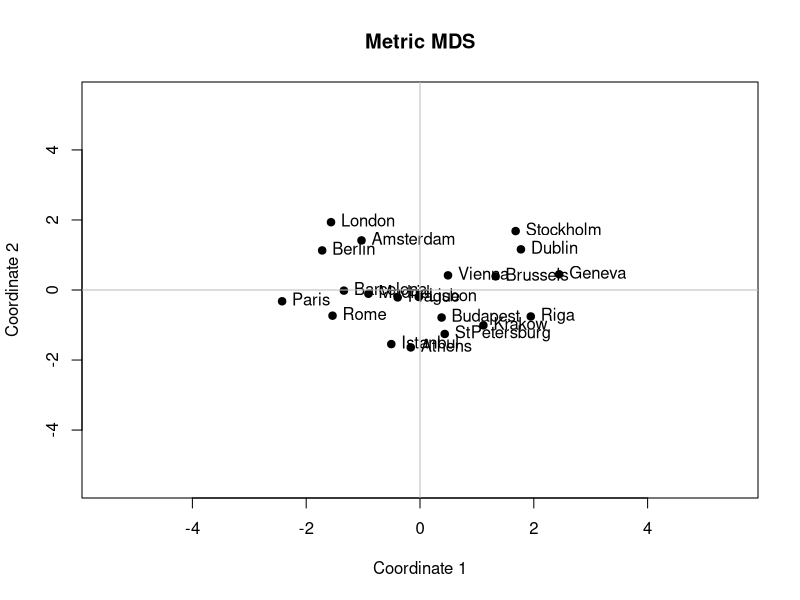
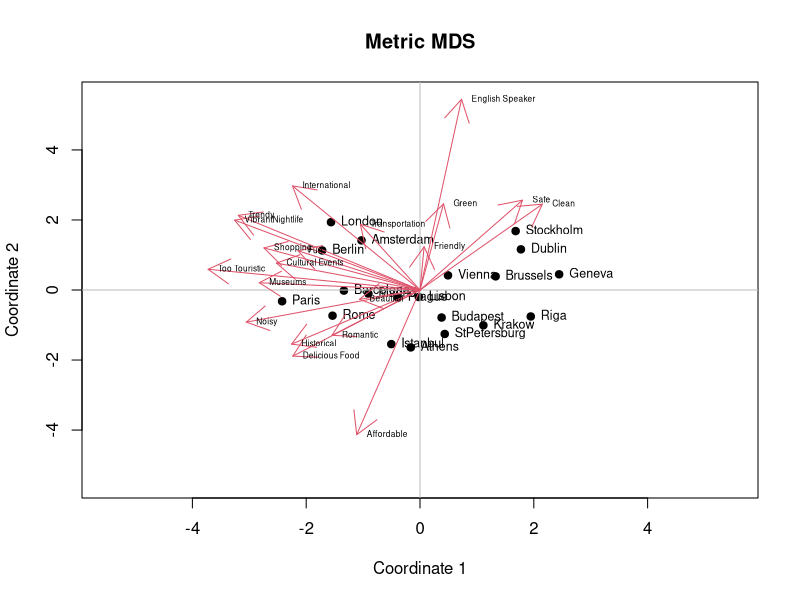

Here is the R script that generated these plots, in order: (Note: this script raises an error after producing the figures.)
getwd()
setwd("~/Caci17")
data <- read.csv("QuestionaireData_CityTrips.csv")
head(data)
install.packages("R.utils")
install.packages("corrplot")
install.packages("GPArotation")
library(dplyr)
library(R.utils)
library(MASS)
library(psych)
library(corrplot)
library(GPArotation)

cities = c("Prague","Geneva","Paris","Stockholm","Brussels","London","Amsterdam",
           "Athens","Riga","Budapest","Dublin","Lisbon","Istanbul","Vienna","Rome","Barcelona",
           "Madrid","Berlin","Krakow","StPetersburg")
data_att <- data %>% dplyr:: select(Sample, ID, contains("Att"))
data_att

data_att$Sample <- as.factor(data_att$Sample)

prag <- data_att[data_att$Sample %in% c("1", "4", "5"), ]
prag <- prag %>% dplyr:: select(contains("Prague"))
prag <- cbind(City = "Prague", prag)
head(prag)

geneva <- data_att[data_att$Sample %in% c("1", "2", "3"), ]
geneva <- geneva %>% dplyr:: select(contains("Geneva"))
geneva <- cbind(City = "Geneva", geneva)
head(geneva)

paris <- data_att[data_att$Sample %in% c("1", "3", "4"), ]
paris <- paris %>% dplyr:: select(contains("Paris"))
paris <- cbind(City = "Paris", paris)
head(paris)

stockholm <- data_att[data_att$Sample %in% c("1", "2", "3"), ]
stockholm <- stockholm %>% dplyr:: select(contains("Stockholm"))
stockholm <- cbind(City = "Stockholm", stockholm)
head(stockholm)  

brussels <- data_att[data_att$Sample %in% c("1", "5", "6"), ]
brussels <- brussels %>% dplyr:: select(contains("Brussels"))
brussels <- cbind(City = "Brussels", brussels)
head(brussels)  

london <- data_att[data_att$Sample %in% c("1", "2", "3"), ]
london <- london %>% dplyr:: select(contains("London"))
london <- cbind(City = "London", london)
head(london) 

amsterdam <- data_att[data_att$Sample %in% c("2", "3", "8"), ]
amsterdam <- amsterdam %>% dplyr:: select(contains("Amsterdam"))
amsterdam <- cbind(City = "Amsterdam", amsterdam)
head(amsterdam) 

athens <- data_att[data_att$Sample %in% c("2", "3", "6"), ]
athens <- athens %>% dplyr:: select(contains("Athens"))
athens <- cbind(City = "Athens", athens)
head(athens) 

riga <- data_att[data_att$Sample %in% c("2", "4", "5"), ]
riga <- riga %>% dplyr:: select(contains("Riga"))
riga <- cbind(City = "Riga", riga)
head(riga)

budapest <- data_att[data_att$Sample %in% c("4", "9", "10"), ]
budapest <- budapest %>% dplyr:: select(contains("Budapest"))
budapest <- cbind(City = "Budapest", budapest)
head(budapest)

dublin <- data_att[data_att$Sample %in% c("4", "7", "10"), ]
dublin <- dublin %>% dplyr:: select(contains("Dublin"))
dublin <- cbind(City = "Dublin", dublin)
head(dublin)

lisbon <- data_att[data_att$Sample %in% c("4", "7", "9"), ]
lisbon <- lisbon %>% dplyr:: select(contains("Lisbon"))
lisbon <- cbind(City = "Lisbon", lisbon)
head(lisbon)

istanbul <- data_att[data_att$Sample %in% c("5", "8", "10"), ]
istanbul <- istanbul %>% dplyr:: select(contains("Istanbul"))
istanbul <- cbind(City = "Istanbul", istanbul)
head(istanbul)

vienna <- data_att[data_att$Sample %in% c("5", "8", "10"), ]
vienna <- vienna %>% dplyr:: select(contains("Vienna"))
vienna <- cbind(City = "Vienna", vienna)
head(vienna)

rome <- data_att[data_att$Sample %in% c("5", "7", "9"), ]
rome <- rome %>% dplyr:: select(contains("Rome"))
rome <- cbind(City = "Rome", rome)
head(rome)

barcelona <- data_att[data_att$Sample %in% c("6", "7", "10"), ]
barcelona <- barcelona %>% dplyr:: select(contains("Barcelona"))
barcelona <- cbind(City = "Barcelona", barcelona)
head(barcelona)

madrid <- data_att[data_att$Sample %in% c("6", "8", "9"), ]
madrid <- madrid %>% dplyr:: select(contains("Madrid"))
madrid <- cbind(City = "Madrid", madrid)
head(madrid)

berlin <- data_att[data_att$Sample %in% c("6", "7", "8"), ]
berlin <- berlin %>% dplyr:: select(contains("Berlin"))
berlin <- cbind(City = "Berlin", berlin)
head(berlin)

krakow <- data_att[data_att$Sample %in% c("6", "7", "9"), ]
krakow <- krakow %>% dplyr:: select(contains("Krakow"))
krakow <- cbind(City = "Krakow", krakow)
head(krakow)

st.petersburg <- data_att[data_att$Sample %in% c("8", "9", "10"), ]
st.petersburg <- st.petersburg %>% dplyr:: select(contains("StPetersburg"))
st.petersburg <- cbind(City = "StPetersburg", st.petersburg)
head(st.petersburg)

liste <- list(prag, geneva, paris, stockholm, amsterdam, st.petersburg, barcelona, budapest, brussels, berlin, 
              istanbul, athens, dublin, krakow, rome, london, riga, madrid, vienna, lisbon)

colnames <- sub('.*_', '', colnames(prag))
colnames  
colnames(prag) <- colnames
colnames(geneva) <- colnames
colnames(paris) <- colnames
colnames(stockholm) <- colnames
colnames(brussels) <- colnames
colnames(london) <- colnames
colnames(amsterdam) <- colnames
colnames(athens) <- colnames
colnames(riga) <- colnames
colnames(budapest) <- colnames
colnames(dublin) <- colnames
colnames(lisbon) <- colnames
colnames(istanbul) <- colnames
colnames(vienna) <- colnames
colnames(rome) <- colnames
colnames(barcelona) <- colnames
colnames(berlin) <- colnames
colnames(krakow) <- colnames
colnames(st.petersburg) <- colnames
colnames(madrid) <- colnames

data_comb <- rbind(prag, geneva, paris, stockholm, brussels, london, amsterdam, athens, riga, budapest,
                  dublin, lisbon, istanbul, vienna, rome, barcelona, berlin, krakow, st.petersburg, madrid) 

data_comb
colnames(data_comb) <- c("Group.1", "Friendly", "Historical", "Affordable", "Trendy", "VibrantNightlife", 
                        "Delicious Food", "Transportation", "Shopping", "Cultural Events", "Museums", 
                        "Clean", "Green", "International", "Too Touristic", "Fun", "Noisy", 
                        "Romantic", "Safe", "Beautiful", "English Speaker")


data_agg <-aggregate(data_comb[,-c(1)], by=list(data_comb$Group.1), mean, na.rm=TRUE)
data_agg
dist.df <- dist(data_agg[,-c(1)])
dist.df
fit <- cmdscale(dist.df, k = 2) #izdusum
fit

x <- fit[,1]
y <- fit[,2]

plot(x, y, xlab = "Coordinate 1", ylab = "Coordinate 2", main = "Metric MDS", 
     pch = 19, ylim = c(-5.5, 5.5), xlim = c(-5.5, 5.5))
text(x, y, labels = data_agg$Group.1, cex = 1, pos = 4)
abline(h = 0, v = 0, col = "grey")

summary(lm(data_agg[,2]~-1+fit))

print("asena")

# Property fitting
data_agg$x <- x
data_agg$y <- y
data_agg


head(data_agg)

profit <- lm(cbind(Friendly, Historical, Affordable, Trendy, VibrantNightlife, 
                   `Delicious Food`, Transportation, Shopping, `Cultural Events`, Museums, 
                   Clean, Green, International, `Too Touristic`, Fun, Noisy, 
                   Romantic, Safe, Beautiful, `English Speaker`)
             ~ -1 +  x + y, data = data_agg)
summary(profit)
coef(profit)
str(profit)
plot(x, y, xlab = "Coordinate 1", ylab = "Coordinate 2", main = "Metric MDS", 
     pch = 19, ylim = c(-5.5, 5.5), xlim = c(-5.5, 5.5))
text(x, y, labels = data_agg$Group.1, cex = 0.75, pos = 4)
abline(h = 0, v = 0, col = "grey")
arrows(x0 = c(0, 0, 0), y0 = c(0, 0, 0), 
       x1 = coef(profit)[1, ]*10, y1 = coef(profit)[2, ]*10, col = 2, lwd = 1)
text(t(coef(profit)*10), colnames(coef(profit)*10), cex=0.5, col = 1, pos = 4)

column_names = c("Friendly", "Historical", "Affordable", "Trendy", "Vibrant Nightlife", 
                 "Delicious Food", "Transportation", "Shopping", "Cultural Events", "Museums", 
                 "Clean", "Green", "International", "Too Touristic", "Fun", "Noisy", "Romantic", 
                 "Safe", "Beautiful", "English-Speaker")
column_names

#Property Fitting with ideal points
data_agg$q <- x*x+y*y

profit_q <- lm(cbind(Friendly, Historical, Affordable, Trendy, `Vibrant Nightlife`, 
                   `Delicious Food`, Transportation, Shopping, `Cultural Events`, Museums, 
                   Clean, Green, International, `Too Touristic`, Fun, Noisy, 
                   Romantic, Safe, Beautiful, `English Speaker`)
             ~ 1 +  x + y + q, data = data_agg)
summary(profit_q)

coef<-coef(profit_q)
coef
coef[2,]<-coef[2,]/(-2*coef[4,])
coef[3,]<-coef[3,]/(-2*coef[4,])

coef
plot(x, y, xlab = "Coordinate 1", ylab = "Coordinate 2", main = "Metric MDS", 
     pch = 19, ylim = c(-15, 15), xlim = c(-15, 15))
text(x, y, labels = data_agg$Group.1, cex = 0.75, pos = 4)
abline(h = 0, v = 0, col = "grey")

points(x = coef[2, ], y = coef[3, ], col = 3)
text(x= coef[2, ], y= coef[3, ], labels = colnames(coef), cex = 0.75, pos = 4,col=3)


### PCA'ye gecmeden property fittingde yapmadiklarimiz var.


#PCA disaggregated dosyasindan
#PCA
data_comb <- na.omit(data_comb)
eigen(cor(data_comb[,2:21]))$values
plot(eigen(cor(data_comb[,2:21]))$values)
data_comb
a.pca<-principal(data_comb[,2:21],nfactors=4, rotate ="varimax")
a.pca
head(a.pca$scores)
head(data_comb)
aggregate(a.pca$scores, by=list(data_comb$Group.1), mean, na.rm=TRUE) # compute aggregate component score for cities
t(a.pca$scores)%*%a.pca$scores/(nrow(data_comb[,2:21])-1) # show taht factors are uncorrelated

# factor analysis
a.fa<-fa(data_comb[,2:21],method=mle,scores='tenBerge', nfactors=4, rotate ="varimax")
a.fa
aggregate(a.fa$scores, by=list(data_comb$Group.1),mean, na.rm=TRUE) # compute aggregate component score for cities
t(a.fa$scores)%*%a.fa$scores/(nrow(attribute[,2:21])-1) # show that factors are uncorrelated

#COMPARE RESULTS WITH 2-DIMENSIONAL MDS
a.fa<-fa(data_comb[,2:21],method=mle,scores='tenBerge', nfactors=2, rotate ="varimax")
a.fa
scores<-aggregate(a.fa$scores, by=list(data_comb$Group.1),mean, na.rm=TRUE)
x <- scores[,2]
y <- scores[,3]
plot(x, y, xlab = "Coordinate 1", ylab = "Coordinate 2", main = "Metric MDS", 
     pch = 19, ylim = c(-2, 2), xlim = c(-2, 2))
text(x, y, labels = scores[,1], cex = 1, pos = 4)
abline(h = 0, v = 0, col = "grey")

#Di??er doasyadan (TV stations vard??)

corrplot(corr=cor(data_comb[,2:21],use ="complete.obs"), method ="ellipse")
eigen(cor(data_comb[,2:21]))$values
plot(eigen(cor(data_comb[,2:21]))$values)

# START: Princial component analysis with singular value decomposition, no rotation
a.svd<-svd(cor(data_comb[,2:21]))
a.svd
d<-diag(a.svd$d)
d
a<-a.svd$u[,1:3]%*%sqrt(d[1:3,1:3])
a

a.svd$u[,1:3]%*%d[1:3,1:3]%*%t(a.svd$u[,1:3]) # Recomputed correlation based on first 3 principal components
cor(data_comb[,2:21])
diag(t(a.svd$u)%*%a.svd$u%*%d%*%t(a.svd$u)%*%a.svd$u)


# START: Princial component analysis with r-function prcomp, no rotation
data.scale<-apply(data_comb[,2:21],2,scale)
pr<-prcomp(data.scale)
?prcomp
pr
str(pr)
t(pr$sdev*t(pr$rotation)) # labeled as rotated but it is not rotated
# START: Princial component analysis with r-function prcomp, no rotation

# PCA and Factor analysis with easy to do R-FUNCTIONS
library(psych)
a.pca<-principal(data_comb[,2:21],nfactors=3, rotate ="none")
str(a.pca)
a.pca
a.pca<-principal(data_comb[,2:21],nfactors=3, rotate ="varimax")
a.pca
head(a.pca$score)
nrow(a.pca$score)
t(a.pca$scores)%*%a.pca$scores/(nrow(data_comb[,2:21])-1) # demonstrate that the principal components are uncorrelated after rotation
aggregate(a.pca$scores, by=list(data_comb$Group.1),mean, na.rm=TRUE)

summary(lm( Friendly ~ Historical+ Affordable+ Trendy+ VibrantNightlife+ 
                   `Delicious Food`+ Transportation+ Shopping+ `Cultural Events`+ Museums+ 
                   Clean+ Green+ International + `Too Touristic`+ Fun+ Noisy+ 
                   Romantic+ Safe+ Beautiful+ `English Speaker`, data=data_comb))

# factor analysis
?fa
a.fa<-fa(data_comb[,2:21],method=ml, SMC=TRUE, scores='regression',nfactors=3, rotate ="varimax")
a.fa<-fa(data_comb[,2:21],nfactors=3,rotate='varimax') # default setting
a.fa


# calculate factor score for objects
str(a.pca)
a.pca$scores
aggregate(a.fa$scores, by=list(data_comb$Group.1),mean, na.rm=TRUE)

# demonstrate that the factors after rotation are uncorrelated
a.fa.rot <-fa(data_comb[,2:21], scores='tenBerge',SMC=TRUE, fm='pa', nfactors =3,rotate ="varimax")
a.fa.rot
t(a.fa.rot$scores)%*%a.fa.rot$scores/(nrow(data_comb[,2:21])-1)
a.fa.rot$rot.mat
t(a.fa.rot$rot.mat)%*%a.fa.rot$rot.mat
?fa

# Oblique rotation
library(GPArotation)

a.fa.oblique<-fa(data_comb[,2:21],nfactors=3, scores='tenBerge', rotate ="oblimin")
a.fa.oblique
a.fa.oblique$Structure # correlation between variables and factors
a.fa.oblique$loadings # pattern (association) between variables and factors

cor(data_comb[,2:21])
a.fa$Structure
a.fa$Structure%*%t(a.fa$Structure)
a.fa$loadings%*%t(a.fa$loadings)
t(a.fa$scores)%*%a.fa$scores/nrow(data_comb[,2:21]-1)

a.pca.oblirot <-principal(data_comb[,2:21], nfactors =3,rotate ="oblimin")
a.pca.oblirot
a.pca.oblirot$loadings
a.pca.oblirot$Structure
a.z <- apply(data_comb[,2:21],2,scale)
str(a.z)
t(a.z)%*%a.z/(nrow(data_comb[,2:21])-1)

pattern<-solve(t(a.pca.oblirot$scores)%*%a.pca.oblirot$scores/(nrow(data_comb[,2:21])-1))%*%t(a.pca.oblirot$scores)%*%a.z/(nrow(data_comb[,2:21])-1)
structure<-t(a.pca.oblirot$scores)%*%a.pca.oblirot$scores%*%pattern/(nrow(data_comb[,2:21])-1)
structure
pattern
t(a.pca.oblirot$loadings)
t(a.pca.oblirot$Structure)
t(a.pca.oblirot$scores)%*%a.pca.oblirot$scores/(nrow(data_comb[,2:21])-1)



#### burda bitirdik

# START: Principal Component Analysis of aggregated data with SVD, no rotation 
attribute.agg.svd<-svd(cor(attribute.agg.eval.df[,2:15]))
l<-attribute.agg.svd$u*(sqrt(attribute.agg.svd$d))
l
attribute.agg.svd$d
attribute.agg.svd$u
attribute.agg.svd$u*t(sqrt(attribute.agg.svd$d))%x%matrix(1,nrow=14,ncol=1)
# END: Principal Component Analysis of aggregated data with SVD, no rotation 

eigen(cor(attribute.agg.eval.df[,2:15]))$values


a.pca<-principal(attribute.agg.eval.df[,2:15],nfactors=2, rotate ="varimax")
a.pca
head(attribute.agg.eval.df)
aggregate(a.pca$scores, by=list(attribute.agg.eval.df$Group.1),mean, na.rm=TRUE)
a.pca$scores

r1<-qr(cor(attribute.agg.eval.df[,2:15]))
r2<-qr(cor(attribute.eval.df[,3:16]))
r1$rank
r2$rank
